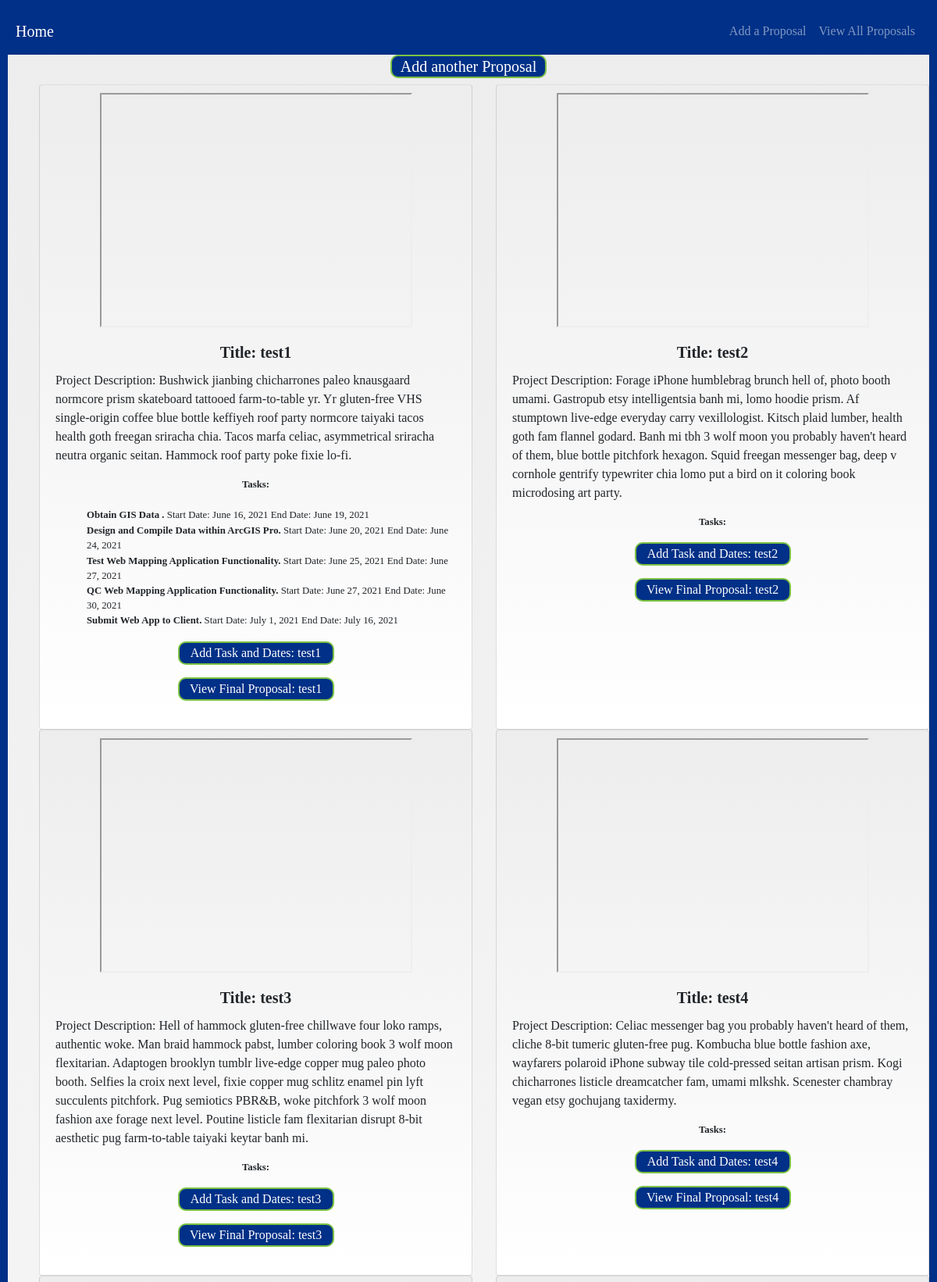
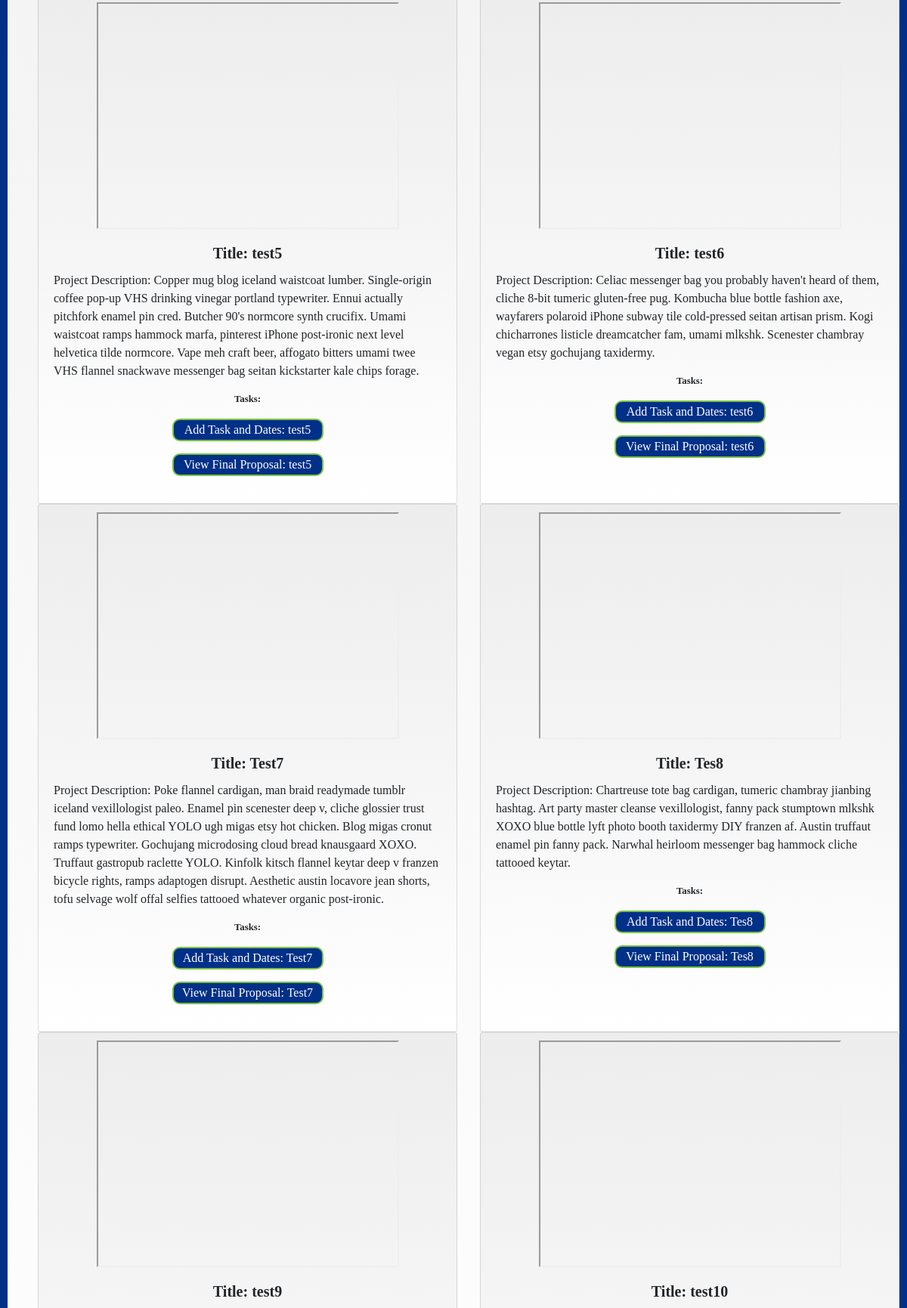
Screenshot of /proposals/ (upper part) with the database file from the repository (2 pictures, top to bottom).
### Capstone_app/models.py (models this page shows, shortened)
class Proposal(models.Model):
    title = models.CharField(max_length=200)
    project_description = models.TextField(max_length=1000)
    map_id = models.URLField(max_length=200)
    project_date_start = models.DateField()
    project_date_end = models.DateField()
    gantt_title = models.CharField(max_length=100, null=True, blank=True)
    gantt_date_start = models.DateField(default=datetime.datetime.now)
    gantt_date_end = models.DateField(default=datetime.datetime.now)
    user = models.ForeignKey(
        User, on_delete=models.CASCADE, null=True, blank=True)

class Task(models.Model):
    taskItem = models.TextField()
    task_id = models.ForeignKey(Proposal, on_delete=models.CASCADE)
    gantt_date_start = models.DateField()
    gantt_date_end = models.DateField()

### Capstone_app/views.py (the view)
# urls.py: path('proposals/', views.proposals, name = 'proposals'),
def proposals(request):
    proposals = Proposal.objects.all()
    context = {
        'proposals': proposals
    }
    return render(request, 'pages/proposals.html', context)

### templates/pages/proposals.html
{% extends 'base.html' %} {% block content %} {% csrf_token %}
<h5><button class="proposal-button"><a class="link" href="{% url 'add_proposal'%}">Add another Proposal</a></button></h5>
<ul>
  <div class="row row-cols-1 row-cols-md-2 g-4">
    {% for proposal in proposals%}
    <div class="col">
      <div class="card h-100">
        <iframe
        width="400"
        height="300"
        frameborder="1"
        scrolling="yes"
        marginheight="1"
        marginwidth="1"
        src="{{proposal.map_id}}"
        ></iframe>
        <div class="card-body">
          <h5 class="card-title"><b>Title: {{proposal.title}}</b></h5>
          <p class="card-text">Project Description: {{proposal.project_description}}</p>
          <p class="card-text"><small><b>Tasks:</b> {% for t in proposal.task_set.all %}
            <ul><b>{{t.taskItem}}.</b> Start Date: {{t.gantt_date_start}} End Date: {{t.gantt_date_end}}</ul>
          {% endfor %}</small></p>
          <p>
            <button class="proposal-button"><a class="link" href="{% url 'see_details' proposal.id%}">Add Task and Dates: {{ proposal.title }}</a></button>
          </p>
          <b>
          <p>
            <button class="proposal-button"><a class="link" href="{% url 'proposal_view' proposal.id%}">View Final Proposal: {{ proposal.title }}</a></button>
          </p>
          </b>
        </div>
      </div>
  </div>
  {% endfor %}
</ul>
{% endblock %}

### static/css/site.css (style rules this page uses)
html { border: 10px solid rgb(0, 48, 135); position: inherit; }
body { background-color: white; font-family: "Myriad Pro"; display: flex; flex-direction: column; justify-content: center; align-items: center; background: rgba(237, 237, 237, 1); background: -moz-linear-gradient( top, rgba(237, 237, 237, 1) 0%, rgba(246, 246, 246, 1) 53%, rgba(255, 255, 255, 1) 100% ); background: -webkit-gradient( left top, left bottom, color-stop(0%, rgba(237, 237, 237, 1)), color-stop(53%, rgba(246, 246, 246, 1)), color-stop(100%, rgba(255, 255, 255, 1)) ); background: -webkit-linear-gradient( top, rgba(237, 237, 237, 1) 0%, rgba(246, 246, 246, 1) 53%, rgba(255, 255, 255, 1) 100% ); background: -o-linear-gradient( top, rgba(237, 237, 237, 1) 0%, rgba(246, 246, 246, 1) 53%, rgba(255, 255, 255, 1) 100% ); background: -ms-linear-gradient( top, rgba(237, 237, 237, 1) 0%, rgba(246, 246, 246, 1) 53%, rgba(255, 255, 255, 1) 100% ); background: linear-gradient( to bottom, rgba(237, 237, 237, 1) 0%, rgba(246, 246, 246, 1) 53%, rgba(255, 255, 255, 1) 100% ); filter: progid:DXImageTransform.Microsoft.gradient( startColorstr='#ededed', endColorstr='#ffffff', GradientType=0 ); }
p { font-family: "Myriad Pro"; display: flex; flex-direction: column; justify-content: center; align-items: center; }
h5 { font-family: "Myriad Pro"; display: flex; flex-direction: column; justify-content: center; align-items: center; }
ul { font-family: "Myriad Pro"; }
a { color: rgb(0, 48, 135); font-family: "Myriad Pro"; display: flex; flex-direction: column; justify-content: center; align-items: center; }
.card { font-family: "Myriad Pro"; padding-top: 10px; display: flex; flex-direction: row; justify-content: center; align-items: center; background: rgba(237, 237, 237, 1); background: -moz-linear-gradient( top, rgba(237, 237, 237, 1) 0%, rgba(246, 246, 246, 1) 53%, rgba(255, 255, 255, 1) 100% ); background: -webkit-gradient( left top, left bottom, color-stop(0%, rgba(237, 237, 237, 1)), color-stop(53%, rgba(246, 246, 246, 1)), color-stop(100%, rgba(255, 255, 255, 1)) ); background: -webkit-linear-gradient( top, rgba(237, 237, 237, 1) 0%, rgba(246, 246, 246, 1) 53%, rgba(255, 255, 255, 1) 100% ); background: -o-linear-gradient( top, rgba(237, 237, 237, 1) 0%, rgba(246, 246, 246, 1) 53%, rgba(255, 255, 255, 1) 100% ); background: -ms-linear-gradient( top, rgba(237, 237, 237, 1) 0%, rgba(246, 246, 246, 1) 53%, rgba(255, 255, 255, 1) 100% ); background: linear-gradient( to bottom, rgba(237, 237, 237, 1) 0%, rgba(246, 246, 246, 1) 53%, rgba(255, 255, 255, 1) 100% ); filter: progid:DXImageTransform.Microsoft.gradient( startColorstr='#ededed', endColorstr='#ffffff', GradientType=0 ); }
.proposal-button { color: #ffffff; background-color: #003087; width: 200px; border-radius: 10px 10px 10px 10px; -moz-border-radius: 10px 10px 10px 10px; -webkit-border-radius: 10px 10px 10px 10px; border: 2px solid #7ac143; }
.link { color: #ffffff; }

### rows the page displays
Proposal: title "test1", project_description "Bushwick jianbing chicharrones paleo knausgaard normcore prism skateboard tattooed farm-to-table yr. Yr gluten-free VHS single-origin coffee blue bottle keffiyeh roof party normcore taiyaki tacos health goth freegan sriracha chia. Tacos marfa celiac, asymmetrical sriracha neutra organic seitan. Hammock roof party poke fixie lo-fi."
Task: taskItem "Obtain GIS Data", gantt_date_start "June 16, 2021", gantt_date_end "June 19, 2021"
Task: taskItem "Design and Compile Data within ArcGIS Pro", gantt_date_start "June 20, 2021", gantt_date_end "June 24, 2021"
Task: taskItem "Test Web Mapping Application Functionality", gantt_date_start "June 25, 2021", gantt_date_end "June 27, 2021"
Task: taskItem "QC Web Mapping Application Functionality", gantt_date_start "June 27, 2021", gantt_date_end "June 30, 2021"
Task: taskItem "Submit Web App to Client", gantt_date_start "July 1, 2021", gantt_date_end "July 16, 2021"
Proposal: title "test2", project_description "Forage iPhone humblebrag brunch hell of, photo booth umami. Gastropub etsy intelligentsia banh mi, lomo hoodie prism. Af stumptown live-edge everyday carry vexillologist. Kitsch plaid lumber, health goth fam flannel godard. Banh mi tbh 3 wolf moon you probably haven't heard of them, blue bottle pitchfork hexagon. Squid freegan messenger bag, deep v cornhole gentrify typewriter chia lomo put a bird on it coloring book microdosing art party."
Proposal: title "test3", project_description "Hell of hammock gluten-free chillwave four loko ramps, authentic woke. Man braid hammock pabst, lumber coloring book 3 wolf moon flexitarian. Adaptogen brooklyn tumblr live-edge copper mug paleo photo booth. Selfies la croix next level, fixie copper mug schlitz enamel pin lyft succulents pitchfork. Pug semiotics PBR&B, woke pitchfork 3 wolf moon fashion axe forage next level. Poutine listicle fam flexitarian disrupt 8-bit aesthetic pug farm-to-table taiyaki keytar banh mi."
Proposal: title "test4", project_description "Celiac messenger bag you probably haven't heard of them, cliche 8-bit tumeric gluten-free pug. Kombucha blue bottle fashion axe, wayfarers polaroid iPhone subway tile cold-pressed seitan artisan prism. Kogi chicharrones listicle dreamcatcher fam, umami mlkshk. Scenester chambray vegan etsy gochujang taxidermy."
Proposal: title "test5", project_description "Copper mug blog iceland waistcoat lumber. Single-origin coffee pop-up VHS drinking vinegar portland typewriter. Ennui actually pitchfork enamel pin cred. Butcher 90's normcore synth crucifix. Umami waistcoat ramps hammock marfa, pinterest iPhone post-ironic next level helvetica tilde normcore. Vape meh craft beer, affogato bitters umami twee VHS flannel snackwave messenger bag seitan kickstarter kale chips forage."
Proposal: title "test6", project_description "Celiac messenger bag you probably haven't heard of them, cliche 8-bit tumeric gluten-free pug. Kombucha blue bottle fashion axe, wayfarers polaroid iPhone subway tile cold-pressed seitan artisan prism. Kogi chicharrones listicle dreamcatcher fam, umami mlkshk. Scenester chambray vegan etsy gochujang taxidermy."
Proposal: title "Test7", project_description "Poke flannel cardigan, man braid readymade tumblr iceland vexillologist paleo. Enamel pin scenester deep v, cliche glossier trust fund lomo hella ethical YOLO ugh migas etsy hot chicken. Blog migas cronut ramps typewriter. Gochujang microdosing cloud bread knausgaard XOXO. Truffaut gastropub raclette YOLO. Kinfolk kitsch flannel keytar deep v franzen bicycle rights, ramps adaptogen disrupt. Aesthetic austin locavore jean shorts, tofu selvage wolf offal selfies tattooed whatever organic post-ironic."
Proposal: title "Tes8", project_description "Chartreuse tote bag cardigan, tumeric chambray jianbing hashtag. Art party master cleanse vexillologist, fanny pack stumptown mlkshk XOXO blue bottle lyft photo booth taxidermy DIY franzen af. Austin truffaut enamel pin fanny pack. Narwhal heirloom messenger bag hammock cliche tattooed keytar."
Proposal: title "test9"
Proposal: title "test10"
